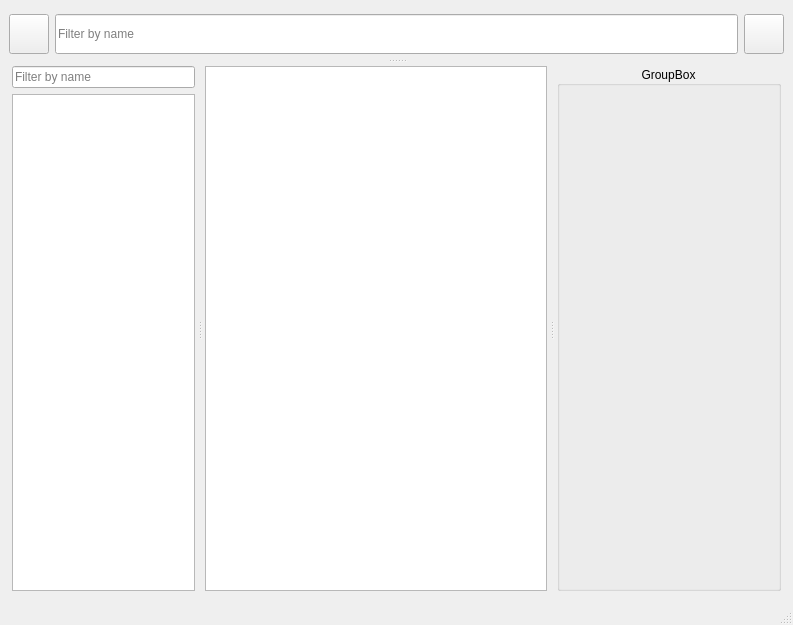
<?xml version="1.0" encoding="UTF-8"?>
<ui version="4.0">
 <class>MainWindow</class>
 <widget class="QMainWindow" name="MainWindow">
  <property name="geometry">
   <rect>
    <x>0</x>
    <y>0</y>
    <width>793</width>
    <height>625</height>
   </rect>
  </property>
  <property name="windowTitle">
   <string>GAOLIB</string>
  </property>
  <property name="styleSheet">
   <string notr="true">QMainWindow{
    color: #b1b1b1;
    background-color: #3c3c3c;
}

QWidget{
            background-color: #444;
            color: white;
}


QScrollArea{
            background-color: #444;
            color: white;
			border: 0px solid #222;
			
}

QListWidget{
            background-color: #444;
            color: white;
			border: 0px solid #222;
			
}

QStatusBar{
    color: white;
}

QMenuBar {
            background-color: #444;
}

QMenuBar::item {
            background-color: #444;
            color: rgb(255,255,255);
}

QMenuBar::item::selected {
            background-color: rgb(30,30,30);
}

QMenu {
            background-color: #3c3c3c;
}

QMenu::item {
            background-color: #3c3c3c;
            color: rgb(255,255,255);
}

QMenu::item::selected {
            background-color: rgb(30,30,30);
}

QDialog
{
    color: #b1b1b1;
    background-color: #3c3c3c;
}

QTabWidget QWidget
{
    background: #444;
}

#page, #page_2, #page_3 {
    background-color: #3c3c3c;
}

QGroupBox {
     color: #628CB2;
     border: 1px solid #222;
     border-radius: 5px;
     margin-top: 1ex; /* leave space at the top for the title */
}

QGroupBox::title {
     subcontrol-origin: margin;
     subcontrol-position: top center; /* position at the top center */
     padding: 0 3px;
     background-color: QLinearGradient( x1: 0, y1: 1, x2: 0, y2: 0, stop: 0 #333, stop: 1 #3c3c3c);
}

QHeaderView::section:vertical
{
    margin-bottom: 4px;
    border: 1px solid;
}

QLineEdit
{
    background-color: QLinearGradient( x1: 0, y1: 0, x2: 0, y2: 1, stop: 0 #4d4d4d, stop: 0 #646464, stop: 1 #5d5d5d);
    padding: 1px;
    border-style: solid;
    border: 1px solid #4D5056;
    border-radius: 5;
    color: #b1b1b1;
}

QPushButton
{
    color: #b1b1b1;
    background-color: QLinearGradient( x1: 0, y1: 0, x2: 0, y2: 1, stop: 0 #565656, stop: 0.1 #525252, stop: 0.5 #4e4e4e, stop: 0.9 #4a4a4a, stop: 1 #464646);
    border-width: 1px;
    border-color: #555555;
    border-style: solid;
    border-radius: 5;
    padding: 3px;
    padding-left: 5px;
    padding-right: 5px;
    outline: 0;
}

QPushButton:pressed
{
    background-color: QLinearGradient( x1: 0, y1: 0, x2: 0, y2: 1, stop: 0 #3d3d3d, stop: 0.1 #3b3b3b, stop: 0.5 #393939, stop: 0.9 #383838, stop: 1 #353535);
}

QComboBox
{
    color: #b1b1b1;
    background-color: QLinearGradient( x1: 0, y1: 0, x2: 0, y2: 1, stop: 0 #565656, stop: 0.1 #525252, stop: 0.5 #4e4e4e, stop: 0.9 #4a4a4a, stop: 1 #464646);
    border: 1px outset #4D5056;
    border-radius: 3px;
    padding: 1px 3px 1px 5px;
    selection-background-color: QLinearGradient( x1: 0, y1: 0, x2: 0, y2: 1, stop: 0 #097ace, stop: 1 #097ace);
    combobox-popup: 1;
}

QComboBox:hover, QPushButton:hover
{
    border: 1px solid QLinearGradient( x1: 0, y1: 0, x2: 0, y2: 1, stop: 0 #333 , stop: 1 #333);
}

QComboBox:on
{
    background-color: QLinearGradient( x1: 0, y1: 0, x2: 0, y2: 1, stop: 0 #2d2d2d, stop: 0.1 #2b2b2b, stop: 0.5 #292929, stop: 0.9 #282828, stop: 1 #252525);
}

QComboBox:!editable:on, QComboBox::drop-down:editable:on {
    background: QLinearGradient( x1: 0, y1: 0, x2: 0, y2: 1, stop: 0 #2d2d2d, stop: 0.1 #2b2b2b, stop: 0.5 #292929, stop: 0.9 #282828, stop: 1 #252525);
}

QComboBox::drop-down
{
     subcontrol-origin: padding;
     subcontrol-position: top right;
     border-left-width: 0px;
     border-left-color: black;
     border-left-style: inset;
     border-top-right-radius: 3px; /* same radius as the QComboBox */
     border-bottom-right-radius: 3px;
}

QComboBox::down-arrow {
     image: url(./icons/arrow.png);
}

QComboBox QAbstractItemView {
    selection-background-color: lightgray;
    background-color: #3c3c3c;
    border: 1px outset #3c3c3c;
}

QLabel
{
    color: #b1b1b1;
}

QSplitter::handle:vertical
{
    background: qlineargradient(x1:0, y1:0, x2:0, y2:1, stop:0 #494949, stop:1 #6f6f6f);
    height: 2px;
}

QSplitter::handle:horizontal
{
    background: qlineargradient(x1:0, y1:0, x2:1, y2:0, stop:0 #494949, stop:1 #6f6f6f);
    width: 2px;
}

QToolBox {
    background: #444;
}

QToolBox QScrollArea&gt;QWidget&gt;QWidget
{
    background: #444;
}

QToolBox::tab {
   background: qlineargradient(x1: 0, y1: 0, x2: 0, y2: 1, stop: 0 #E1E1E1, stop: 0.4 #DDDDDD, stop: 0.5 #D8D8D8, stop: 1.0 #D3D3D3);
   color: darkgray;
}

QToolBox::tab:selected {
    color: black;
}

QTabWidget::pane { /* The tab widget frame */
    border: 1px solid #333;
    background-color: #3c3c3c;
}

QTabBar::tab {
    background: #3a3a3a;
    border: 1px solid #222;
    border-bottom-color: #444; /* same as the pane color */
    min-width: 8ex;
    border-top-left-radius: 2px;
    border-top-right-radius: 2px;
    padding: 3px;
}


QTabBar::tab:selected, QTabBar::tab:hover {
    background: #444;
    border-bottom-color: #444; /* same as the pane color */
    color: white;
}

QTabBar::tab:!selected {
    margin-top: 2px; /* make non-selected tabs look smaller */
}

QPlainTextEdit {
    background-color: #111;
}
</string>
  </property>
  <widget class="QWidget" name="centralwidget">
   <layout class="QVBoxLayout" name="verticalLayout_4">
    <item>
     <widget class="QSplitter" name="splitter_3">
      <property name="orientation">
       <enum>Qt::Vertical</enum>
      </property>
      <widget class="QWidget" name="widget_5" native="true">
       <property name="maximumSize">
        <size>
         <width>16777215</width>
         <height>50</height>
        </size>
       </property>
       <layout class="QHBoxLayout" name="horizontalLayout">
        <property name="leftMargin">
         <number>0</number>
        </property>
        <property name="topMargin">
         <number>0</number>
        </property>
        <property name="rightMargin">
         <number>0</number>
        </property>
        <property name="bottomMargin">
         <number>0</number>
        </property>
        <item>
         <widget class="QPushButton" name="newPushButton">
          <property name="minimumSize">
           <size>
            <width>40</width>
            <height>40</height>
           </size>
          </property>
          <property name="maximumSize">
           <size>
            <width>40</width>
            <height>40</height>
           </size>
          </property>
          <property name="text">
           <string/>
          </property>
          <property name="icon">
           <iconset>
            <normaloff>icons/new.png</normaloff>icons/new.png</iconset>
          </property>
          <property name="iconSize">
           <size>
            <width>35</width>
            <height>35</height>
           </size>
          </property>
          <property name="autoDefault">
           <bool>false</bool>
          </property>
         </widget>
        </item>
        <item>
         <widget class="QLineEdit" name="searchEdit">
          <property name="minimumSize">
           <size>
            <width>0</width>
            <height>40</height>
           </size>
          </property>
          <property name="placeholderText">
           <string>Filter by name</string>
          </property>
         </widget>
        </item>
        <item>
         <widget class="QPushButton" name="settingsPushButton">
          <property name="minimumSize">
           <size>
            <width>40</width>
            <height>40</height>
           </size>
          </property>
          <property name="maximumSize">
           <size>
            <width>40</width>
            <height>40</height>
           </size>
          </property>
          <property name="text">
           <string/>
          </property>
          <property name="icon">
           <iconset>
            <normaloff>icons/settings.png</normaloff>icons/settings.png</iconset>
          </property>
          <property name="iconSize">
           <size>
            <width>35</width>
            <height>35</height>
           </size>
          </property>
          <property name="autoDefault">
           <bool>false</bool>
          </property>
         </widget>
        </item>
       </layout>
      </widget>
      <widget class="QSplitter" name="splitter_2">
       <property name="sizePolicy">
        <sizepolicy hsizetype="Preferred" vsizetype="Expanding">
         <horstretch>0</horstretch>
         <verstretch>0</verstretch>
        </sizepolicy>
       </property>
       <property name="minimumSize">
        <size>
         <width>700</width>
         <height>400</height>
        </size>
       </property>
       <property name="orientation">
        <enum>Qt::Horizontal</enum>
       </property>
       <widget class="QWidget" name="widget_6" native="true">
        <property name="sizePolicy">
         <sizepolicy hsizetype="Preferred" vsizetype="Expanding">
          <horstretch>0</horstretch>
          <verstretch>0</verstretch>
         </sizepolicy>
        </property>
        <property name="minimumSize">
         <size>
          <width>150</width>
          <height>0</height>
         </size>
        </property>
        <property name="maximumSize">
         <size>
          <width>600</width>
          <height>16777215</height>
         </size>
        </property>
        <property name="baseSize">
         <size>
          <width>150</width>
          <height>0</height>
         </size>
        </property>
        <layout class="QVBoxLayout" name="verticalLayout_3">
         <property name="leftMargin">
          <number>3</number>
         </property>
         <property name="topMargin">
          <number>3</number>
         </property>
         <property name="rightMargin">
          <number>3</number>
         </property>
         <property name="bottomMargin">
          <number>3</number>
         </property>
         <item>
          <widget class="QLineEdit" name="searchHierarchyEdit">
           <property name="placeholderText">
            <string>Filter by name</string>
           </property>
          </widget>
         </item>
         <item>
          <widget class="QTreeView" name="hierarchyTreeView">
           <property name="sizePolicy">
            <sizepolicy hsizetype="Preferred" vsizetype="Preferred">
             <horstretch>0</horstretch>
             <verstretch>0</verstretch>
            </sizepolicy>
           </property>
           <property name="focusPolicy">
            <enum>Qt::NoFocus</enum>
           </property>
           <property name="verticalScrollBarPolicy">
            <enum>Qt::ScrollBarAsNeeded</enum>
           </property>
           <property name="horizontalScrollBarPolicy">
            <enum>Qt::ScrollBarAsNeeded</enum>
           </property>
           <property name="sizeAdjustPolicy">
            <enum>QAbstractScrollArea::AdjustToContentsOnFirstShow</enum>
           </property>
           <attribute name="headerVisible">
            <bool>false</bool>
           </attribute>
          </widget>
         </item>
        </layout>
       </widget>
       <widget class="QSplitter" name="splitter">
        <property name="orientation">
         <enum>Qt::Horizontal</enum>
        </property>
        <widget class="QWidget" name="widget" native="true">
         <property name="sizePolicy">
          <sizepolicy hsizetype="Expanding" vsizetype="Expanding">
           <horstretch>0</horstretch>
           <verstretch>0</verstretch>
          </sizepolicy>
         </property>
         <layout class="QVBoxLayout" name="verticalLayout_2">
          <property name="sizeConstraint">
           <enum>QLayout::SetMaximumSize</enum>
          </property>
          <property name="leftMargin">
           <number>3</number>
          </property>
          <property name="topMargin">
           <number>3</number>
          </property>
          <property name="rightMargin">
           <number>3</number>
          </property>
          <property name="bottomMargin">
           <number>3</number>
          </property>
          <item>
           <widget class="QListView" name="listView">
            <property name="editTriggers">
             <set>QAbstractItemView::DoubleClicked|QAbstractItemView::EditKeyPressed</set>
            </property>
            <property name="iconSize">
             <size>
              <width>130</width>
              <height>130</height>
             </size>
            </property>
            <property name="resizeMode">
             <enum>QListView::Fixed</enum>
            </property>
            <property name="spacing">
             <number>10</number>
            </property>
            <property name="viewMode">
             <enum>QListView::IconMode</enum>
            </property>
           </widget>
          </item>
         </layout>
        </widget>
        <widget class="QWidget" name="widget_2" native="true">
         <property name="sizePolicy">
          <sizepolicy hsizetype="Preferred" vsizetype="Preferred">
           <horstretch>0</horstretch>
           <verstretch>0</verstretch>
          </sizepolicy>
         </property>
         <property name="minimumSize">
          <size>
           <width>230</width>
           <height>0</height>
          </size>
         </property>
         <property name="maximumSize">
          <size>
           <width>600</width>
           <height>16777215</height>
          </size>
         </property>
         <layout class="QVBoxLayout" name="verticalLayout">
          <property name="leftMargin">
           <number>3</number>
          </property>
          <property name="topMargin">
           <number>3</number>
          </property>
          <property name="rightMargin">
           <number>3</number>
          </property>
          <property name="bottomMargin">
           <number>3</number>
          </property>
          <item>
           <widget class="QGroupBox" name="infoGroupBox">
            <property name="minimumSize">
             <size>
              <width>0</width>
              <height>0</height>
             </size>
            </property>
            <property name="baseSize">
             <size>
              <width>0</width>
              <height>0</height>
             </size>
            </property>
            <property name="title">
             <string>GroupBox</string>
            </property>
            <property name="alignment">
             <set>Qt::AlignCenter</set>
            </property>
            <layout class="QVBoxLayout" name="verticalLayout_5">
             <property name="leftMargin">
              <number>3</number>
             </property>
             <property name="topMargin">
              <number>3</number>
             </property>
             <property name="rightMargin">
              <number>3</number>
             </property>
             <property name="bottomMargin">
              <number>3</number>
             </property>
            </layout>
           </widget>
          </item>
         </layout>
        </widget>
       </widget>
      </widget>
     </widget>
    </item>
   </layout>
  </widget>
  <widget class="QMenuBar" name="menubar">
   <property name="geometry">
    <rect>
     <x>0</x>
     <y>0</y>
     <width>793</width>
     <height>21</height>
    </rect>
   </property>
  </widget>
  <widget class="QStatusBar" name="statusbar"/>
 </widget>
 <resources/>
 <connections/>
</ui>
